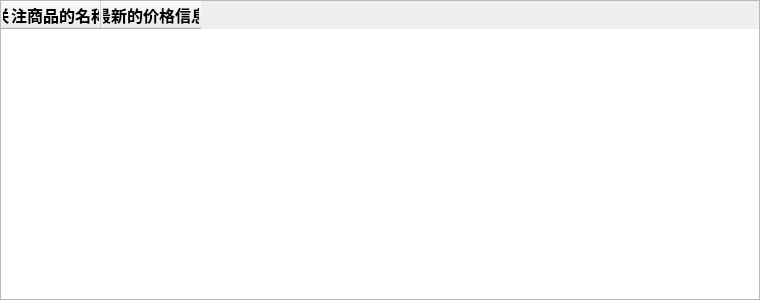
<?xml version="1.0" encoding="UTF-8"?>
<ui version="4.0">
 <class>MainWindow</class>
 <widget class="QMainWindow" name="MainWindow">
  <property name="geometry">
   <rect>
    <x>0</x>
    <y>0</y>
    <width>760</width>
    <height>300</height>
   </rect>
  </property>
  <property name="minimumSize">
   <size>
    <width>760</width>
    <height>300</height>
   </size>
  </property>
  <property name="maximumSize">
   <size>
    <width>760</width>
    <height>300</height>
   </size>
  </property>
  <property name="windowTitle">
   <string>价格预警窗口</string>
  </property>
  <widget class="QWidget" name="centralwidget">
   <widget class="QTableWidget" name="tableWidget">
    <property name="geometry">
     <rect>
      <x>0</x>
      <y>0</y>
      <width>760</width>
      <height>300</height>
     </rect>
    </property>
    <column>
     <property name="text">
      <string>关注商品的名称</string>
     </property>
     <property name="font">
      <font>
       <pointsize>12</pointsize>
       <weight>75</weight>
       <bold>true</bold>
      </font>
     </property>
    </column>
    <column>
     <property name="text">
      <string>最新的价格信息</string>
     </property>
     <property name="font">
      <font>
       <pointsize>12</pointsize>
       <weight>75</weight>
       <bold>true</bold>
      </font>
     </property>
    </column>
   </widget>
  </widget>
 </widget>
 <resources/>
 <connections/>
</ui>
